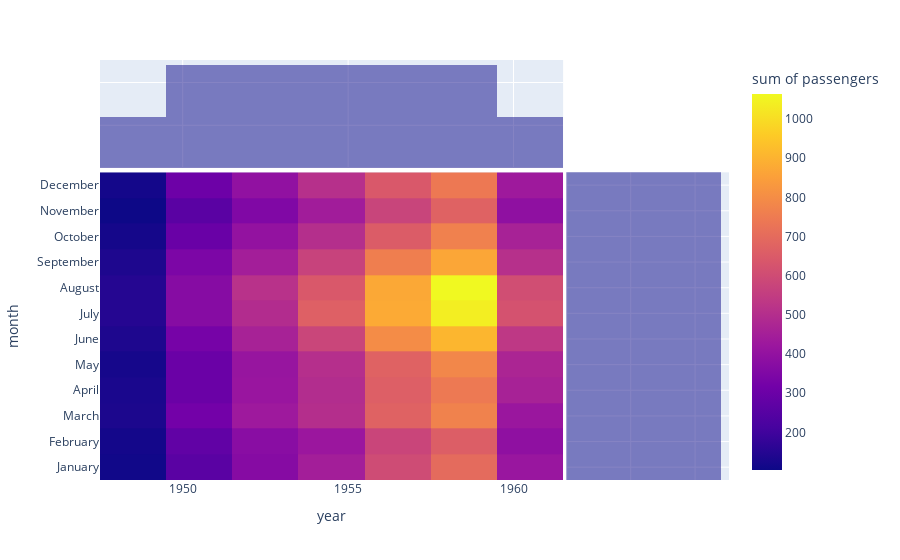

The notebook cell saved with this chart:
### Markdown cell above
### Density Heatmap

### Code cell
# Create a heatmap using Seaborn data
flights = sns.load_dataset("flights")
flights

# You can set bins with nbinsx and nbinsy
fig = px.density_heatmap(flights, x='year', y='month', z='passengers', 
                         color_continuous_scale="Viridis")
fig

# You can add histograms
fig = px.density_heatmap(flights, x='year', y='month', z='passengers', 
                         marginal_x="histogram", marginal_y="histogram")
fig

### Figure 1 — Plotly figure (JSON) as saved in the notebook; plotly's stock layout.template omitted (floating-point values rounded to 4 significant figures; data arrays with more than 128 entries replaced by an {"elided": "..."} marker saying what was removed)
{"data": [{"coloraxis": "coloraxis", "histfunc": "sum", "hovertemplate": "year=%{x}<br>month=%{y}<br>sum of passengers=%{z}<extra></extra>", "name": "", "type": "histogram2d", "x": {"elided": "144 int values"}, "xaxis": "x", "xbingroup": "x", "y": {"elided": "144 str values"}, "yaxis": "y", "ybingroup": "y", "z": {"elided": "144 int values"}}, {"alignmentgroup": "True", "bingroup": "x", "hovertemplate": "year=%{x}<br>count=%{y}<extra></extra>", "legendgroup": "", "marker": {"color": "#0d0887"}, "name": "", "offsetgroup": "", "opacity": 0.5, "showlegend": false, "type": "histogram", "x": {"elided": "144 int values"}, "xaxis": "x3", "yaxis": "y3"}, {"alignmentgroup": "True", "bingroup": "y", "hovertemplate": "month=%{y}<br>count=%{x}<extra></extra>", "legendgroup": "", "marker": {"color": "#0d0887"}, "name": "", "offsetgroup": "", "opacity": 0.5, "showlegend": false, "type": "histogram", "xaxis": "x2", "y": {"elided": "144 str values"}, "yaxis": "y2"}], "layout": {"autosize": true, "barmode": "overlay", "coloraxis": {"colorbar": {"title": {"text": "sum of passengers"}}, "colorscale": [[0, "#0d0887"], [0.1111, "#46039f"], [0.2222, "#7201a8"], [0.3333, "#9c179e"], [0.4444, "#bd3786"], [0.5556, "#d8576b"], [0.6667, "#ed7953"], [0.7778, "#fb9f3a"], [0.8889, "#fdca26"], [1, "#f0f921"]]}, "legend": {"tracegroupgap": 0}, "margin": {"t": 60}, "xaxis": {"anchor": "y", "autorange": true, "domain": [0, 0.7363], "range": [1948.0, 1962.0], "title": {"text": "year"}, "type": "linear"}, "xaxis2": {"anchor": "y2", "autorange": true, "domain": [0.7413, 1], "matches": "x2", "range": [0, 12.63], "showgrid": true, "showline": false, "showticklabels": false, "ticks": ""}, "xaxis3": {"anchor": "y3", "autorange": true, "domain": [0, 0.7363], "matches": "x", "range": [1948.0, 1962.0], "showgrid": true, "showticklabels": false, "type": "linear"}, "xaxis4": {"anchor": "y4", "domain": [0.7413, 1], "matches": "x2", "showgrid": true, "showline": false, "showticklabels": false, "ticks": ""}, "yaxis": {"anchor": "x", "autorange": true, "domain": [0, 0.7326], "range": [-0.5, 11.5], "title": {"text": "month"}, "type": "category"}, "yaxis2": {"anchor": "x2", "autorange": true, "domain": [0, 0.7326], "matches": "y", "range": [-0.5, 11.5], "showgrid": true, "showticklabels": false, "type": "category"}, "yaxis3": {"anchor": "x3", "autorange": true, "domain": [0.7426, 1], "matches": "y3", "range": [0, 25.26], "showgrid": true, "showline": false, "showticklabels": false, "ticks": ""}, "yaxis4": {"anchor": "x4", "domain": [0.7426, 1], "matches": "y3", "showgrid": true, "showline": false, "showticklabels": false, "ticks": ""}}}
